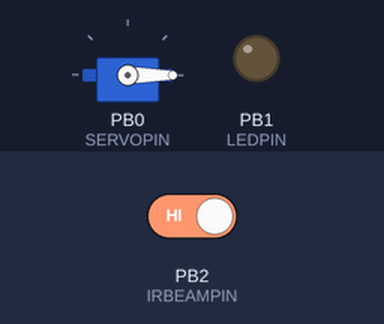
Bench run of a sketch on a simulated ATtiny85, built with avr-gcc and run on an emulated ATtiny85. Parts: servo, output pins drawn as LEDs (lit = HIGH). Inputs (shaded band) come from the test bench; at power-on: PB2 (IRBEAMPIN) HIGH.

Above: at 1.2 s.
1.3 s: PB2 (IRBEAMPIN) driven LOW
At 1.9 s:
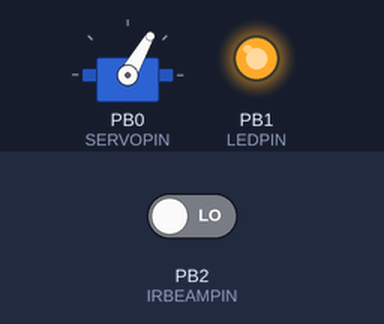
2.8 s: PB2 (IRBEAMPIN) driven HIGH
At 3.1 s:
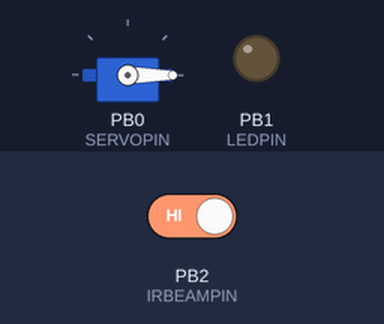
Timing chart, 0 to 5.8 s (numbered marks = the images above; inputs shaded):
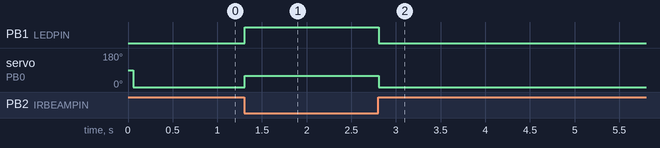

Measured:
- after the input at 1.3 s, PB1 (LEDPIN): LOW → HIGH at once; servo on PB0 (SERVOPIN): 0° → 60° at once
- after the input at 2.8 s, PB1 (LEDPIN): HIGH → LOW at once; servo on PB0 (SERVOPIN): 60° → 0° at once

The sketch:

derbyfancode.ino
```cpp
#include <Adafruit_SoftServo.h>

// -------------------- Pins & Speeds --------------------
#define SERVOPIN  0
#define LEDPIN    1
#define IRBEAMPIN 2

#define OFFSPEED       0
#define STAGEDSPEED    60
#define RACINGSPEED    180

#define MINIMUMSTAGEDDURATION 2000UL  // ms
#define MAXIMUMRACEDURATION    1500UL // ms

// ---- Debounce (adjust or set to 0 to disable) ----
#define IR_DEBOUNCE_MS 10UL

Adafruit_SoftServo esc;

enum RaceState { OFF, STAGED, RACING, DONE };
RaceState currentState = OFF;

volatile uint8_t counter = 0;  // for servo refresh ISR

unsigned long stagedTime = 0;
unsigned long racingTime = 0;

// Auto-detected baseline level when BEAM IS UNBROKEN at power-up
int idleLevel = HIGH;   // set in setup()

// Return true if beam is BLOCKED
bool beamIsBlockedRaw() {
  // Blocked is "not idle"
  return (digitalRead(IRBEAMPIN) != idleLevel);
}

// Simple debounce: returns a stable, debounced blocked value
bool beamIsBlocked() {
  bool first = beamIsBlockedRaw();
  if (IR_DEBOUNCE_MS == 0) return first;
  unsigned long t0 = millis();
  while (millis() - t0 < IR_DEBOUNCE_MS) {
    if (beamIsBlockedRaw() != first) {
      // restart debounce window if it changed
      first = beamIsBlockedRaw();
      t0 = millis();
    }
  }
  return first;
}

void setup() {
  // ESC
  pinMode(SERVOPIN, OUTPUT);
  esc.attach(SERVOPIN);

  // LED
  pinMode(LEDPIN, OUTPUT);
  digitalWrite(LEDPIN, LOW);

  // ---- IR input mode ----
  // If your sensor board already outputs a clean HIGH/LOW (has its own pull-up),
  // you can switch this to INPUT instead of INPUT_PULLUP.
  pinMode(IRBEAMPIN, INPUT_PULLUP);

  // Give sensor a moment to settle, assuming beam is UNBROKEN at power-up.
  delay(50);
  idleLevel = digitalRead(IRBEAMPIN);

  // Timer interrupt ~2ms for Adafruit_SoftServo refresh
  OCR0A = 0xAF;
  TIMSK |= _BV(OCIE0A);
}

void loop() {
  static bool lastBlocked = false;

  bool blocked = beamIsBlocked();
  unsigned long now = millis();

  // Edge detection (based on debounced value)
  bool risingEdge  = (blocked && !lastBlocked);  // just became BLOCKED
  bool fallingEdge = (!blocked && lastBlocked);  // just became UNBLOCKED
  lastBlocked = blocked;

  switch (currentState) {
    case OFF:
      if (risingEdge) {                // Enter STAGED when beam becomes blocked
        stagedTime = now;
        currentState = STAGED;
      }
      break;

    case STAGED:
      if (!blocked) {                  // Beam released
        unsigned long stagedDuration = now - stagedTime;
        if (stagedDuration >= MINIMUMSTAGEDDURATION) {
          racingTime = now;
          currentState = RACING;
        } else {
          currentState = OFF;          // Too short -> not a valid start
        }
      }
      break;

    case RACING:
      if ((now - racingTime) >= MAXIMUMRACEDURATION) {
        currentState = DONE;
      }
      break;

    case DONE:
      // stay here until power-cycle
      break;
  }

  // Outputs by state
  switch (currentState) {
    case STAGED:
      esc.write(STAGEDSPEED);
      digitalWrite(LEDPIN, HIGH);
      break;

    case RACING:
      esc.write(RACINGSPEED);
      digitalWrite(LEDPIN, HIGH);
      break;

    case OFF:
    case DONE:
    default:
      esc.write(OFFSPEED);
      digitalWrite(LEDPIN, LOW);
      break;
  }

  delay(1);
}

// Refresh the software servo every ~20ms
SIGNAL(TIMER0_COMPA_vect) {
  counter += 2;               // +2 ms
  if (counter >= 20) {        // ~20 ms
    counter = 0;
    esc.refresh();
  }
}
```
